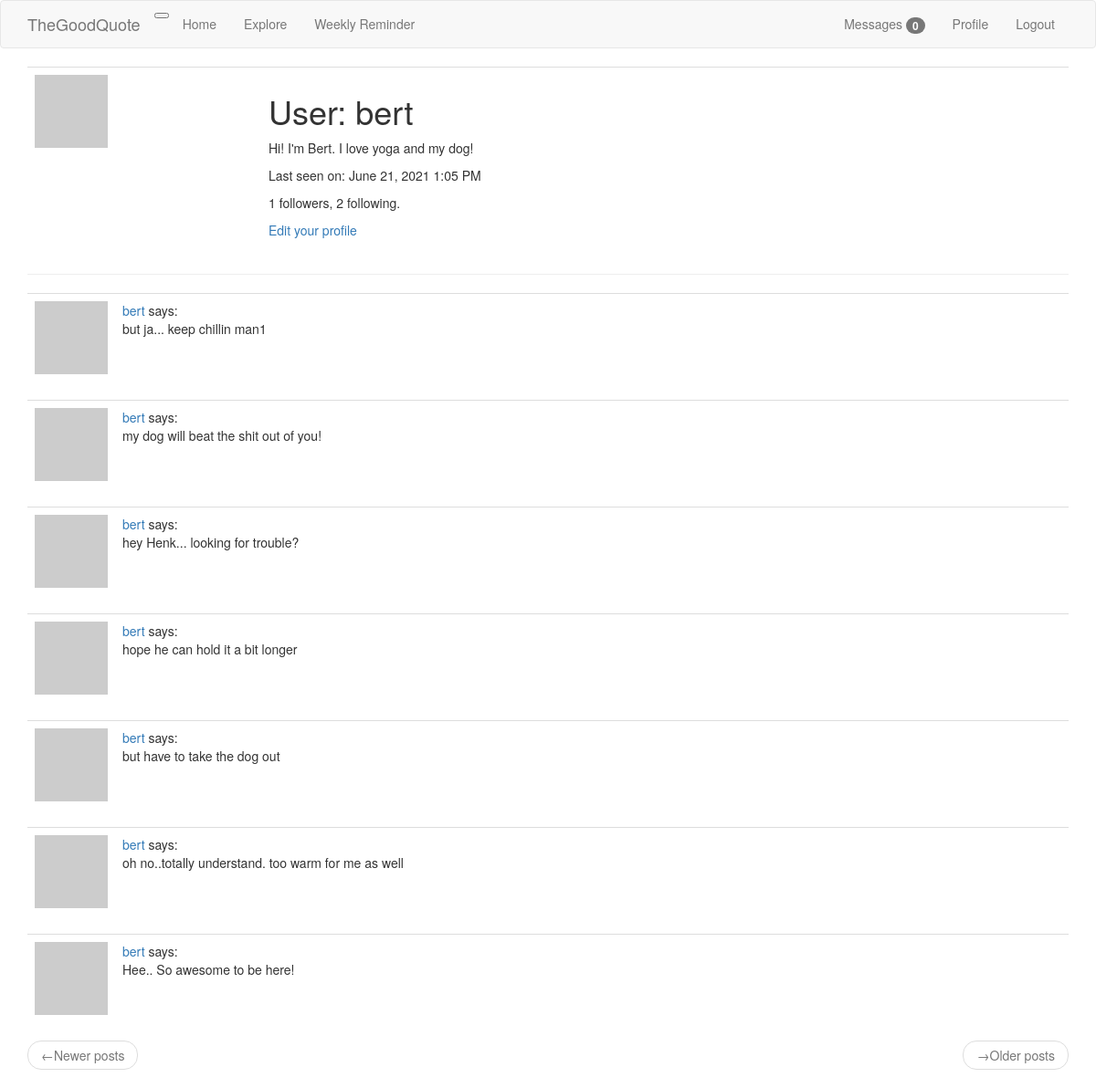
The app's page /user/bert (signed in) with its own data.
### app/models.py (models this page shows, shortened)
class User(UserMixin, db.Model):
    id = db.Column(db.Integer, primary_key=True)
    username = db.Column(db.String(60), index=True, unique=True)
    email = db.Column(db.String(120), index=True, unique=True)
    password_hash = db.Column(db.String(128))
    posts = db.relationship('Post', backref='author', lazy='dynamic')
    todos = db.relationship('Todo', backref='author', lazy='dynamic')
    about_me = db.Column(db.String(140))
    last_seen = db.Column(db.DateTime, default=datetime.utcnow)
    followed = db.relationship(
        'User', secondary=followers,
        primaryjoin=(followers.c.follower_id == id),
        secondaryjoin=(followers.c.followed_id == id),
        backref=db.backref('followers', lazy='dynamic'), lazy='dynamic')
    messages_sent = db.relationship('Message',
                                    foreign_keys='Message.sender_id',
                                    backref='author', lazy='dynamic')
    messages_received = db.relationship('Message',
                                        foreign_keys='Message.recipient_id',
                                        backref='recipient', lazy='dynamic')
    last_message_read_time = db.Column(db.DateTime)
    notifications = db.relationship('Notification', backref='user', lazy='dynamic')
    def avatar(self, size):
        digest = md5(self.email.lower().encode('utf-8')).hexdigest()
        return 'https://www.gravatar.com/avatar?{}?d=identicon&s={}'.format(
            digest, size)
    def new_messages(self):
        last_read_time = self.last_message_read_time or datetime(1900, 1, 1)
        return Message.query.filter_by(recipient=self).filter(
            Message.timestamp > last_read_time).count()

class Post(db.Model):
    id = db.Column(db.Integer, primary_key=True)
    body = db.Column(db.String(140))
    timestamp = db.Column(db.DateTime, index=True, default=datetime.utcnow)
    user_id = db.Column(db.Integer, db.ForeignKey('user.id'))

### app/routes.py (the view)
@app.route('/user/<username>')
@login_required
def user(username):
    user = User.query.filter_by(username=username).first_or_404()
    page = request.args.get('page', 1, type=int)
    posts = user.posts.order_by(Post.timestamp.desc()).paginate(
        page, app.config['POSTS_PER_PAGE'], False)
    next_url = url_for('user', username=user.username, page=posts.next_num) \
        if posts.has_next else None
    prev_url = url_for('user', username=user.username, page=posts.prev_num) \
        if posts.has_prev else None
    form = EmptyForm()
    return render_template('user.html', user=user, posts=posts.items,
                           next_url=next_url, prev_url=prev_url, form=form)

### app/models.py (called while the page is built)
@login.user_loader
def load_user(id):
    return User.query.get(int(id))

### app/routes.py (called while the page is built)
@app.before_request
def before_request():
    if current_user.is_authenticated:
        current_user.last_seen = datetime.utcnow()
        db.session.commit()

### app/templates/user.html (shortened to what this page needs)
{% extends 'base.html' %}
{% block app_content %}
    <table class="table table-hover">
        <tr>
            <td width="256px"><img src="{{ user.avatar(256) }}"></td>
            <td>
                <h1>User: {{ user.username }}</h1>
                {% if user.about_me %}<p>{{ user.about_me }}</p>{% endif %}
                {% if user.last_seen %}
                <p>Last seen on: {{ moment(user.last_seen).format('LLL') }}</p>
                {% endif %}
                <p>{{ user.followers.count() }} followers, {{ user.followed.count() }} following.</p>
                {% if user == current_user %}
                <p><a href="{{ url_for('edit_profile') }}">Edit your profile</a></p>
                {% endif %}
            </td>
        </tr>
    </table>
    <hr>
    {% for post in posts %}
        {% include '_post.html' %}
    {% endfor %}
    <nav aria-label="...">
        <ul class="pager">
            <li class="previous{%if not prev_url %} disabled{% endif %}">
                <a href="{{ prev_url or '#' }}">
                    <span aria-hidden="true">&larr;</span>Newer posts
                </a>
            </li>
            <li class="next{%if not next_url %} disabled{% endif %}">
                <a href="{{ next_url or '#' }}">
                    <span aria-hidden="true">&rarr;</span>Older posts
                </a>
            </li>
        </ul>
    </nav>
{% endblock %}

### app/templates/_post.html
<table class="table table-hover">
    <tr>
        <td width="70px">
            <a href="{{ url_for('user', username=post.author.username )}}">
                <img src="{{ post.author.avatar(70) }}" />
            </a>
        </td>
        <td>
            <a href="{{ url_for('user', username=post.author.username )}}">
                {{ post.author.username }}
            </a>
            says:
            <br>
            <span id="post{{ post.id }}">{{ post.body }}</span>
        </td>
    </tr>
</table>

### records on screen
User: username "bert", about_me "Hi! I'm Bert. I love yoga and my dog!", last_seen "June 21, 2021 1:05 PM"
Post: author.username "bert", body "but ja... keep chillin man1"
Post: author.username "bert", body "my dog will beat the shit out of you!"
Post: author.username "bert", body "hey Henk... looking for trouble?"
Post: author.username "bert", body "hope he can hold it a bit longer"
Post: author.username "bert", body "but have to take the dog out"
Post: author.username "bert", body "oh no..totally understand. too warm for me as well"
Post: author.username "bert", body "Hee.. So awesome to be here!"

### other values on screen
{{ new_messages }} "0"
{{ user.followers.count() }} "1"
{{ user.followed.count() }} "2"
